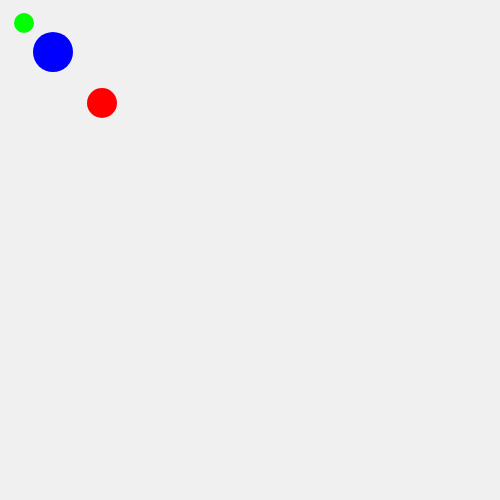
Frame 1 (no input)
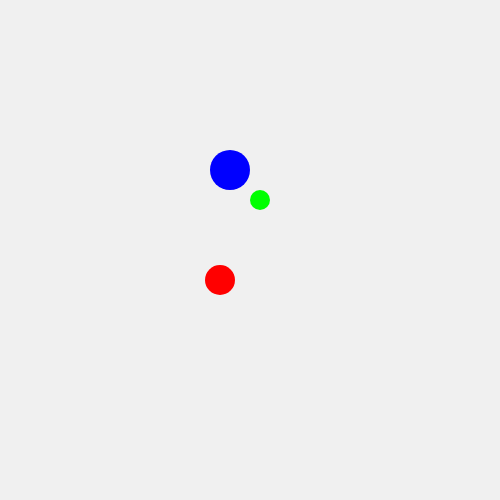
Frame 60 (no input)
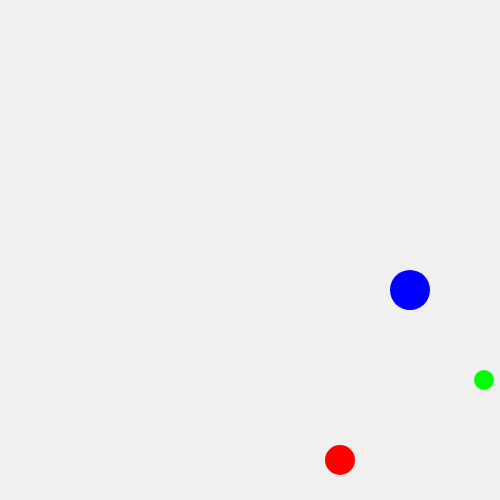
Frame 120 (the mouse pressed at the canvas centre since frame 60)

The p5.js sketch that drew these frames (run headless with seeded random() and noise() and a simulated clock; from frame 60 on, the mouse is pressed at the canvas centre):

// p5.js sketch
// ── sketch.js
var myCircle;
var myCircle2;
var myCircle3;

function setup() {
  createCanvas(500, 500);
  smooth();

myCircle = new Circle();
myCircle.setup(100,100,2,3,30);
myCircle2 = new Circle();
myCircle2.setup(50,50,3,2,40);
myCircle3 = new Circle();
myCircle3.setup(20,20,4,3,20);
}

function draw() {
  background(240);
  noStroke();
  fill(255, 0, 0);
  myCircle.move();
  myCircle.bounce();
  myCircle.display();
  fill(0, 0, 255);
  myCircle2.move();
  myCircle2.bounce();
  myCircle2.display();
  fill(0, 255, 0);
  myCircle3.move();
  myCircle3.bounce();
  myCircle3.display();
  }

function Circle () {
  this.x;
  this.y;
  this.speedX;
  this.speedY;
  this.size;

  this.setup = function (x, y, speedX, speedY, size) {
    this.x = x;
    this.y = y;
    this.speedX = speedX;
    this.speedY = speedY;
    this.size = size;
  }

this.move = function () {
  this.x = this.x + this.speedX;
  this.y = this.y + this.speedY;
}

this.bounce = function () {
  if (this.x > width - this.size/2 || this.x < this.size/2) {
    this.speedX = this.speedX * -1;
  }
  if (this.y > height - this.size/2 || this.y < this.size/2) {
    this.speedY = this.speedY * -1;
  }
}

this.display = function () {
  ellipse(this.x, this.y, this.size, this.size);
}

}

/*  myCircle = {
    x: width/2,
    y: 100,
    size: 30,
    speedX: 2,
    speedY: 2.1,
    move: function () {
      this.x = this.x + this.speedX;
      this.y = this.y + this.speedY;
    },
    bounce: function () {
      if (this.x > width - this.size/2 || this.x < this.size/2) {
        this.speedX = this.speedX * -1;
      }
      if (this.y > height - this.size/2 || this.y < this.size/2) {
        this.speedY = this.speedY * -1;
      }
    },
    display: function () {
        ellipse(this.x, this.y, this.size, this.size);
    }
  } */
